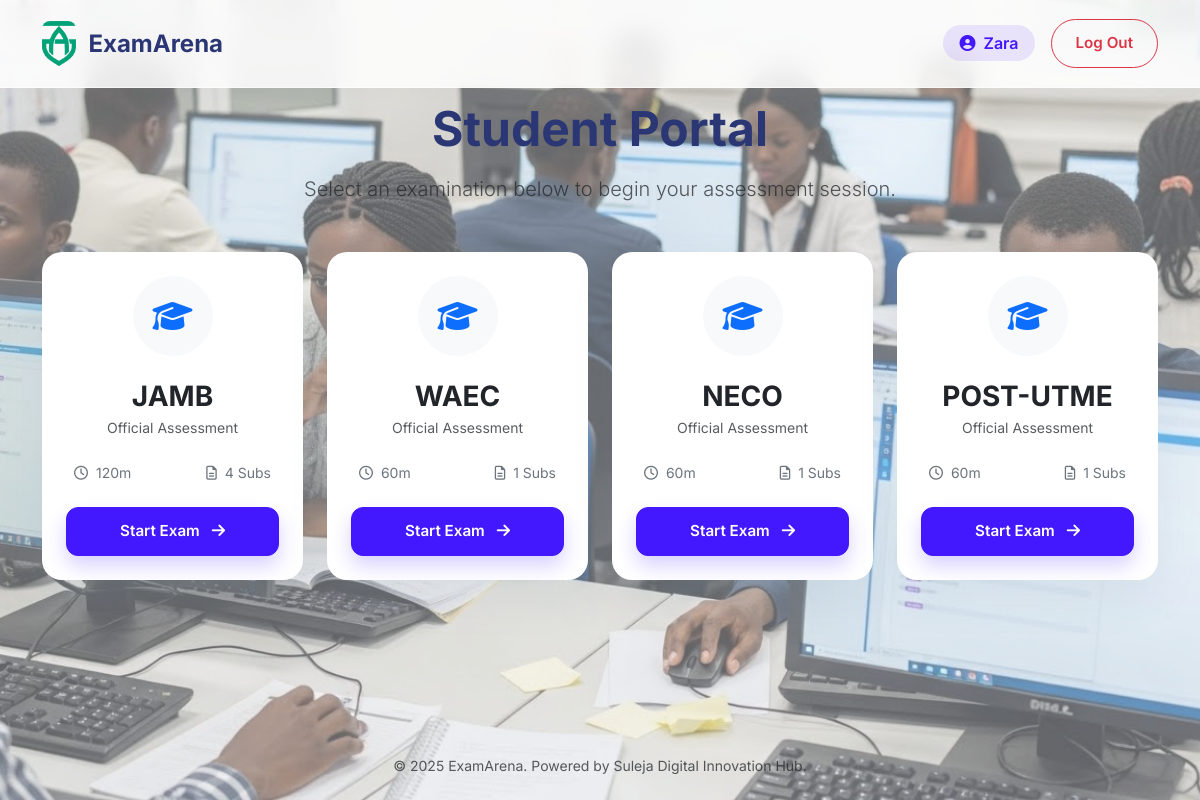
The app's page /dashboard (signed in) with its own data.
### src/app/models.py (models this page shows, shortened)
class User(db.Model):
    id = db.Column(db.Integer, primary_key=True)
    username = db.Column(db.String(80), unique=True, nullable=False)
    password_hash = db.Column(db.String(128))
    role = db.Column(db.String(20), default='student') # superadmin, centeradmin, student
    center_id = db.Column(db.Integer, db.ForeignKey('center.id'), nullable=True)
    is_writing = db.Column(db.Boolean, default=False)
    last_login = db.Column(db.DateTime)

class Exam(db.Model):
    id = db.Column(db.Integer, primary_key=True)
    name = db.Column(db.String(100), nullable=False) # JAMB, WAEC, NECO
    duration_minutes = db.Column(db.Integer, default=60)
    required_subjects = db.Column(db.Integer, default=1) # JAMB=4, others=1
    subjects = db.relationship('Subject', backref='exam', lazy=True)

### src/app/controllers/main.py (the view)
@bp.route('/dashboard')
@login_required
def dashboard():
    exams = Exam.query.all()
    return render_template('student/dashboard.html', exams=exams)

### src/app/controllers/auth.py (called while the page is built)
def login_required(f):
    @wraps(f)
    def decorated_function(*args, **kwargs):
        if 'user_id' not in session:
            return redirect(url_for('auth.login'))
        return f(*args, **kwargs)
    return decorated_function

@bp.before_app_request
def load_logged_in_user():
    user_id = session.get('user_id')
    if user_id is None:
        g.user = None
    else:
        g.user = User.query.get(user_id)

### src/resources/templates/student/dashboard.html (shortened to what this page needs)
{% extends 'base.html' %}
{% block content %}
<div class="text-center mb-5">
    <h1 class="fw-bold display-5 mb-3">Student Portal</h1>
    <p class="text-muted lead">Select an examination below to begin your assessment session.</p>
</div>
<div class="row g-4 justify-content-center">
    {% for exam in exams %}
    <div class="col-md-4 col-lg-3">
        <div class="card h-100">
            <div class="card-body d-flex flex-column text-center p-4">
                <div class="mb-4">
                    <div class="bg-light rounded-circle d-inline-flex align-items-center justify-content-center" style="width: 80px; height: 80px;">
                        <i class="fas fa-graduation-cap fa-2x text-primary"></i>
                    </div>
                </div>
                <h3 class="fw-bold mb-1">{{ exam.name }}</h3>
                <p class="text-muted small mb-4">Official Assessment</p>
                <div class="d-flex justify-content-between text-secondary small mb-4 px-2">
                    <span><i class="far fa-clock me-1"></i> {{ exam.duration_minutes }}m</span>
                    <span><i class="far fa-file-alt me-1"></i> {{ exam.required_subjects }} Subs</span>
                </div>
                <a href="{{ url_for('main.exam_setup', exam_id=exam.id) }}" class="btn btn-primary w-100 mt-auto">
                    Start Exam <i class="fas fa-arrow-right ms-2"></i>
                </a>
            </div>
        </div>
    </div>
    {% endfor %}
</div>
{% endblock %}

### src/resources/templates/base.html (shortened to what this page needs)
<!DOCTYPE html>
<html lang="en">
<head>
    <link href="https://cdn.jsdelivr.net/npm/bootstrap@5.3.0/dist/css/bootstrap.min.css" rel="stylesheet">
    <link rel="stylesheet" href="https://cdnjs.cloudflare.com/ajax/libs/font-awesome/6.4.0/css/all.min.css">
    <link href="{{ url_for('static', filename='css/style.css') }}" rel="stylesheet">
</head>
<body>
    <div class="bg-image-holder"></div>
    <div class="bg-overlay"></div>
    <nav class="navbar navbar-expand-lg fixed-top">
        <div class="container">
            <a class="navbar-brand" href="/">
                <img src="{{ url_for('static', filename='img/logo.png') }}" alt="EA">
                <span>ExamArena</span>
            </a>
            <div class="collapse navbar-collapse" id="navbarMain">
                <ul class="navbar-nav ms-auto align-items-center">
                    {% if g.user %}
                    <li class="nav-item">
                        <span class="badge-role me-3">
                            <i class="fas fa-user-circle me-2"></i>{{ g.user.username }}
                        </span>
                    </li>
                    <li class="nav-item">
                        <a href="{{ url_for('auth.logout') }}" class="btn btn-outline-danger btn-sm rounded-pill px-4">
                            Log Out
                        </a>
                    </li>
                    {% endif %}
                </ul>
            </div>
        </div>
    </nav>
    <div class="container" style="margin-top: 100px; margin-bottom: 50px; flex: 1;">
        {% block content %}{% endblock %}
    </div>
    <footer class="text-center py-4 text-muted small">
        &copy; 2025 ExamArena. Powered by Suleja Digital Innovation Hub.
    </footer>
</body>
</html>

### src/resources/static/css/style.css (style rules this page uses)
:root { --primary: #4318FF; --primary-hover: #3311CC; --secondary: #A3AED0; --dark-text: #2B3674; --light-bg: #F4F7FE; --card-bg: #FFFFFF; --glass-border: rgba(255, 255, 255, 0.6); --glass-bg: rgba(255, 255, 255, 0.85); --shadow-soft: 0px 18px 40px rgba(112, 144, 176, 0.12); }
body { font-family: 'Inter', sans-serif; background-color: var(--light-bg); color: var(--dark-text); min-height: 100vh; display: flex; flex-direction: column; }
.bg-image-holder { position: fixed; top: 0; left: 0; width: 100%; height: 100%; background: url('../img/background.jpg') no-repeat center center/cover; z-index: -2; }
.bg-overlay { position: fixed; top: 0; left: 0; width: 100%; height: 100%; background: rgba(244, 247, 254, 0.40); backdrop-filter: blur(-4px); z-index: -1; }
.navbar { background: var(--glass-bg); backdrop-filter: blur(12px); border-bottom: 1px solid var(--glass-border); padding: 1rem 0; box-shadow: 0 2px 20px rgba(0, 0, 0, 0.02); }
.navbar-brand { font-weight: 700; font-size: 1.5rem; color: var(--dark-text) !important; display: flex; align-items: center; gap: 12px; }
.navbar-brand img { height: 45px; border-radius: 8px; }
.card { background: var(--card-bg); border-radius: 20px; border: none; box-shadow: var(--shadow-soft); transition: transform 0.3s ease, box-shadow 0.3s ease; overflow: hidden; }
.card-body { padding: 1.5rem; }
.btn { border-radius: 12px; padding: 12px 24px; font-weight: 600; font-size: 0.95rem; transition: all 0.2s; text-transform: capitalize; }
.btn-primary { background-color: var(--primary); border-color: var(--primary); box-shadow: 0px 10px 20px rgba(67, 24, 255, 0.2); }
.badge-role { background: rgba(67, 24, 255, 0.1); color: var(--primary); padding: 8px 16px; border-radius: 30px; font-weight: 600; }

### records on screen
User: user.username "Zara"
Exam: name "JAMB", duration_minutes "120", required_subjects "4"
Exam: name "WAEC", duration_minutes "60", required_subjects "1"
Exam: name "NECO", duration_minutes "60", required_subjects "1"
Exam: name "POST-UTME", duration_minutes "60", required_subjects "1"
